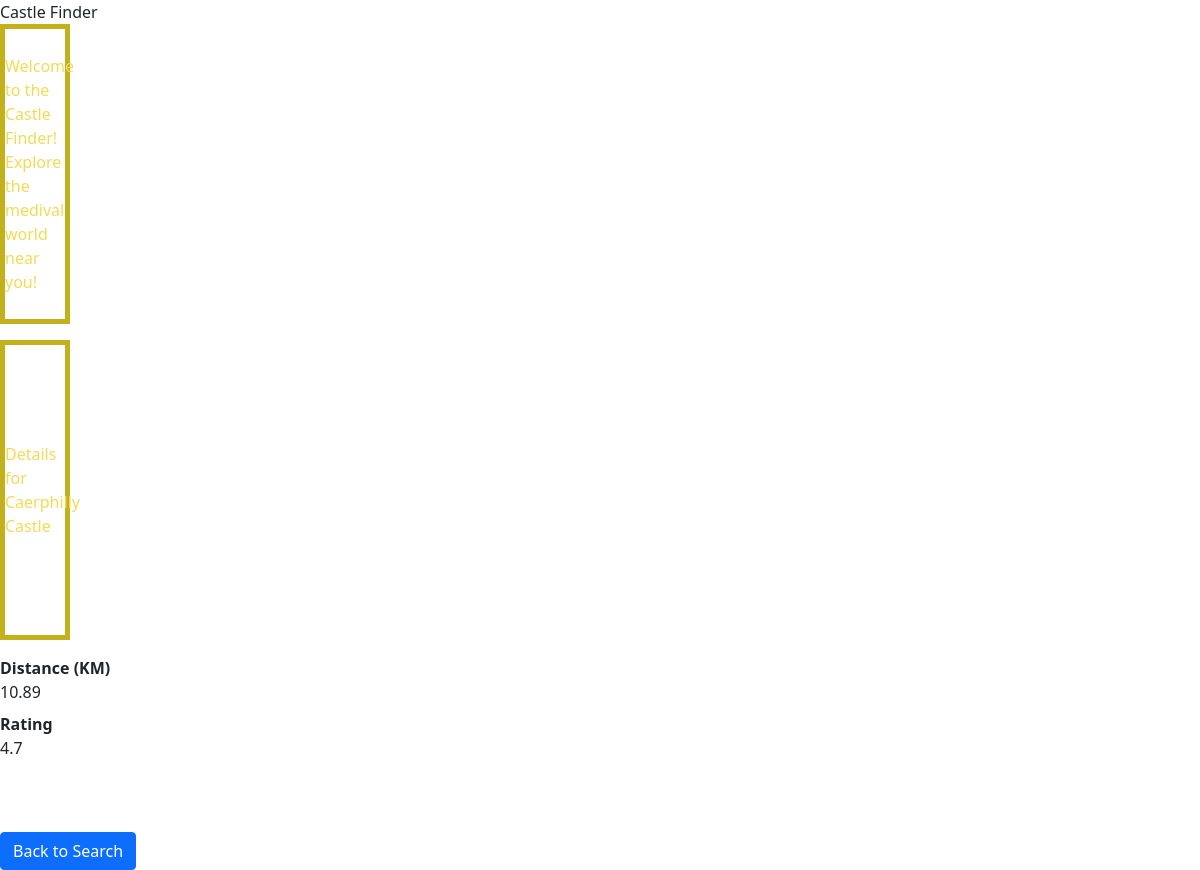
The app's page /castles/2 with its own data.
### castlefinder/models.py (models this page shows)
class Castle(models.Model):
    name = models.CharField(max_length=50, blank=False)
    rating = models.DecimalField(decimal_places=1, max_digits=2, blank=False)
    distance = models.DecimalField(blank=False, decimal_places=2, max_digits=10000)
    imageReference = models.CharField(max_length=50, blank=False, default=None)

### castlefinder/views.py (the view)
# urls.py: path('castles/<int:castle_id>', show, name='show'),
def show(request, castle_id):
    c = get_object_or_404(Castle, pk=castle_id)
    context = { 'castle': c }
    return render(request, 'castles/show.html', context)

### castlefinder/templates/castles/show.html (shortened to what this page needs)
{% extends "base.html" %}
{% block content %}
<p class="top">Details for {{castle.name}}</p>
<dl>
    <dt>Distance (KM)</dt><dd>{{castle.distance}}</dd>
    <dt>Rating</dt><dd>{{castle.rating}}</dd>
</dl>
{% endblock %}
{% block footer %}
<br>
<div>
<a class="btn btn-primary" href="{% url 'index' %}?history=true">Back to Search</a>
</div>
{% endblock %}

### castlefinder/static/castles.css (style rules this page uses)
.top { width: 70px; height: 300px; border: 5px solid hwb(54 10% 24%); color: hwb(50 33% 4%); display: flex; flex-wrap: wrap; align-content: center; }

### records on screen
Castle: name "Caerphilly Castle", distance "10.89", rating "4.7"
